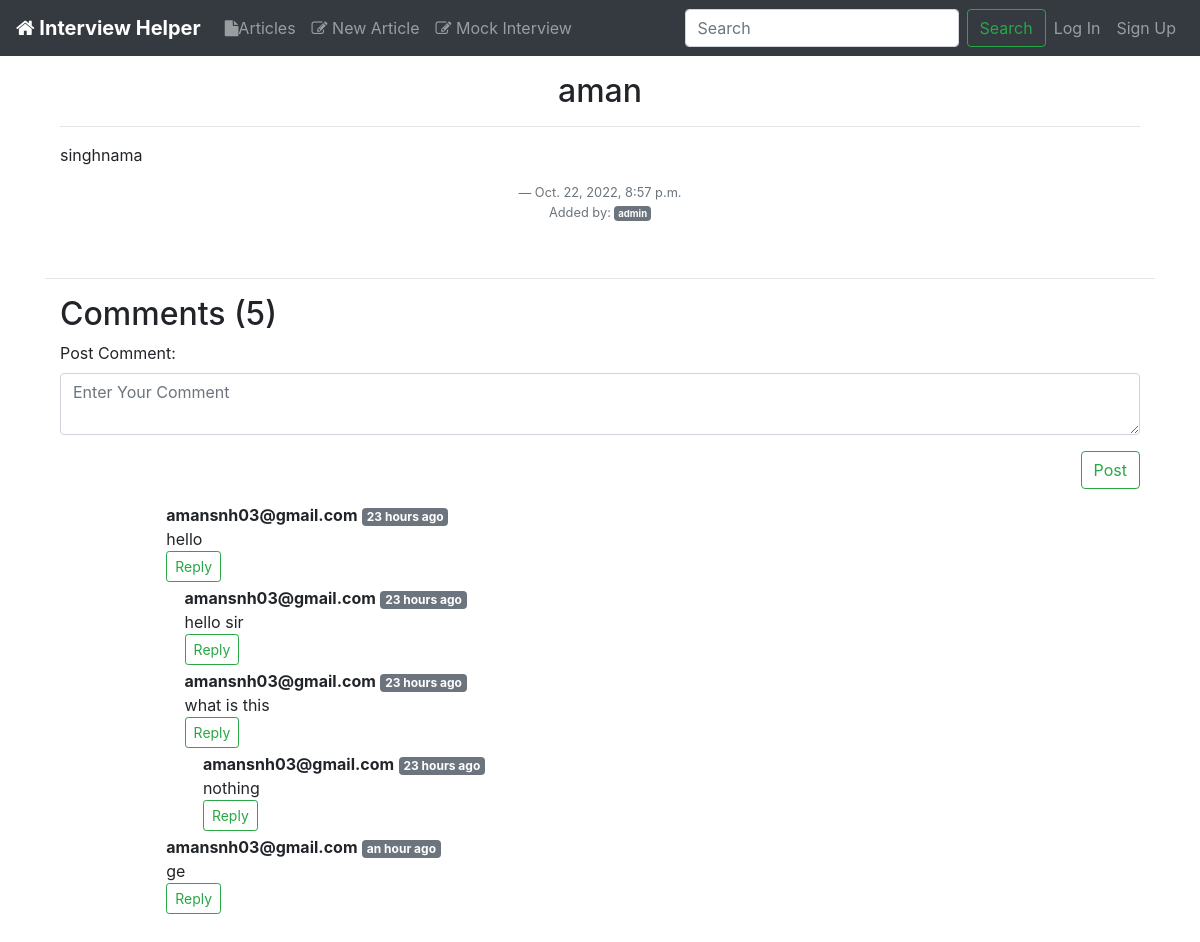
/articles/Z0NKU40HMM/, run on the app's committed database.
### articles/models.py (models this page shows, shortened)
class Article(models.Model):
    title = models.CharField(max_length=100)
    slug = models.SlugField()
    text = models.TextField()
    date = models.DateTimeField(auto_now_add=True)
    author = models.ForeignKey(CustomUser,on_delete=models.CASCADE,default=None)

class ArticleComment(models.Model):
    comment = models.TextField()
    post = models.ForeignKey(Article, on_delete=models.CASCADE)
    user = models.ForeignKey(CustomUser, on_delete=models.CASCADE)
    parent = models.ForeignKey('self', on_delete=models.CASCADE, null=True, blank=True)
    child = models.ManyToManyField('self', blank=True)
    height = models.IntegerField(default=0)
    date = models.DateTimeField(auto_now_add=True)

### accounts/models.py (models this page shows, shortened)
class CustomUser(AbstractUser):
    username = None
    email = models.EmailField(_('email adress'), unique=True)
    USERNAME_FIELD = 'email'
    name = models.CharField(max_length=255)
    is_active = models.BooleanField(default=True)
    REQUIRED_FIELDS = []
    objects = CustomUserManager()
    def __str__(self):
        return self.email

### articles/views.py (the view)
# urls.py: url(r'^(?P<slug>[\w-]+)/$', views.article_details, name = "details"),
def article_details(request, slug):
    article = Article.objects.get(slug=slug)
    comments = utils.get_commnets(post=article)
    comment = forms.CommentForm()
    context = {
        'article':article,
        'comment':comment,
        'comments':comments
    }
    template = 'articles/article_details.html'
    return render(request, template, context)

### articles/forms.py
class CommentForm(forms.ModelForm):
    class Meta:
        model = models.ArticleComment
        fields = ['comment',]

### articles/utils.py (called while the page is built)
def dfs(root, comments):
    comments.append(root)
    for child in root.child.all():
        if child != root.parent:
            dfs(child, comments)

def get_commnets(post):
    comments = []
    roots = ArticleComment.objects.filter(post=post, parent=None)
    for root in roots:
        dfs(root, comments)
    return comments

### templates/articles/article_details.html (shortened to what this page needs)
{% extends 'base_layout.html' %}
{% load static from static %}
{% load humanize %}
{% load extrafilter %}
{% load crispy_forms_tags %}
{% block content %}
<div class="container my-3 ">
  <h2 class="blog-post-title text-center">{{article.title}}</h2>
  <hr>
  <div style="overflow:auto">{{article.text|safe}}</div>
  <p class="blockquote-footer text-center muted">{{article.date}} <br>Added by:
    <a href="{% url 'accounts:profile' email=article.author.email %}" class="badge badge-secondary">
      {{article.author.name}}
    </a>
    <br>
</p>
</div>
<br><hr>
<div class="container">
  <h2>Comments ({{comments|length}})</h2>
  <div class="content-section">
    <form action="{% url 'articles:comment' %}" method="post">
        <div class="form-group">
          <label for="comment">Post Comment:</label>
          <textarea class="form-control" placeholder="Enter Your Comment" name="comment" cols="80" id="id_comment" required="" rows="2" spellcheck="false"></textarea>
        </div>
        <div class="form-group">
            <button class="btn btn-outline-success float-right" type="submit" value="Post">Post</button>
        </div>
    </form>
  </div>
 <br><br>
{% for comment in comments %}
  <div class="row my-1" style="margin-left:{{comment.height}}px;">
      <div class="col-2 col-md-1">
      </div>
      <div class="col-10 col-md-11">
        <b>{{comment.user}}</b> <span class="badge badge-secondary">{{comment.date|naturaltime}}</span>
        <div>
           {{comment.comment}}
           <div class="reply mx-0">
              <button class="btn btn-sm btn-outline-success" type="button" data-toggle="collapse" data-target="#comment{{comment.id}}" aria-expanded="false" aria-controls="comment{{comment.id}}">
                Reply
              </button>
           </div>
        </div>
      </div>
  </div>
  {% endfor %}
</div>
{% endblock %}

### static/css/custom.css (style rules this page uses)
a:link { text-decoration: none; }

### data on the page
Article: title "aman", text "singhnama", date "Oct. 22, 2022, 8:57 p.m.", author.name "admin"
ArticleComment: user "amansnh03@gmail.com", date "23 hours ago", comment "hello"
ArticleComment: user "amansnh03@gmail.com", date "23 hours ago", comment "hello sir"
ArticleComment: user "amansnh03@gmail.com", date "23 hours ago", comment "what is this"
ArticleComment: user "amansnh03@gmail.com", date "23 hours ago", comment "nothing"
ArticleComment: user "amansnh03@gmail.com", date "an hour ago", comment "ge"

### other printed values
{{ comments|length }} "5"
